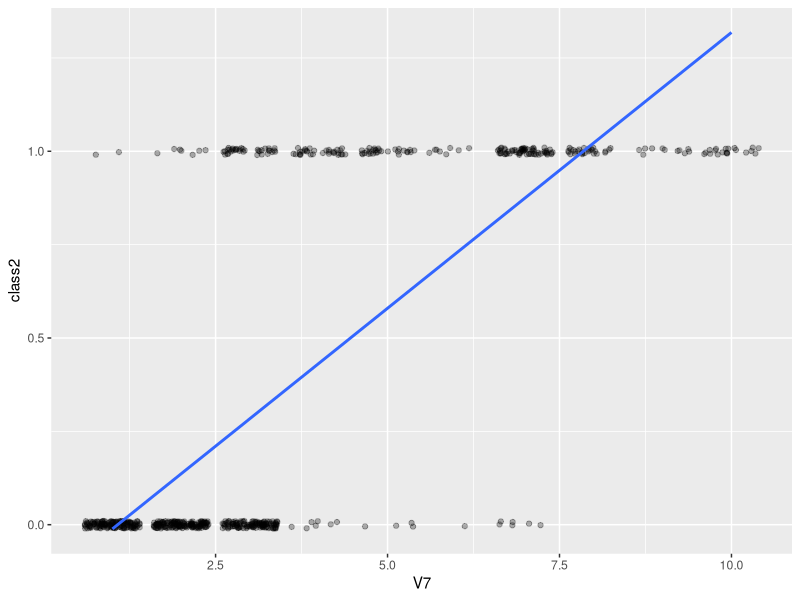
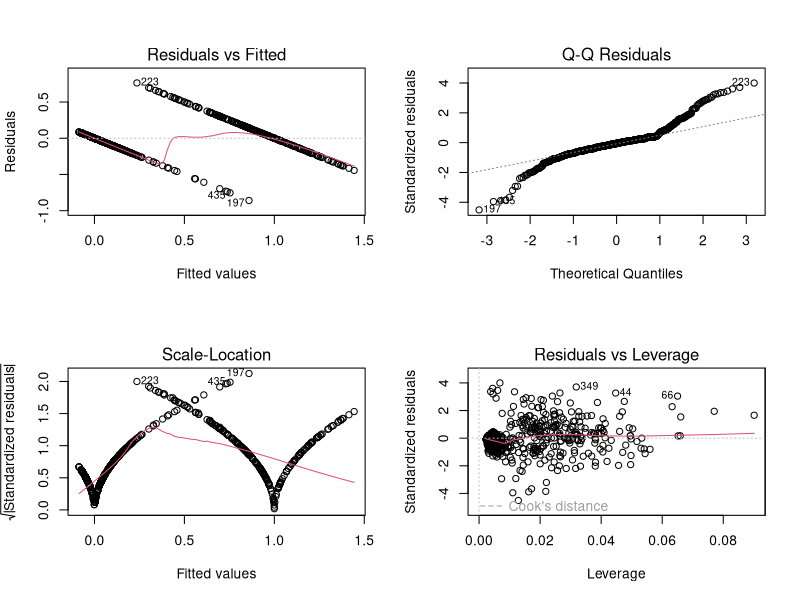
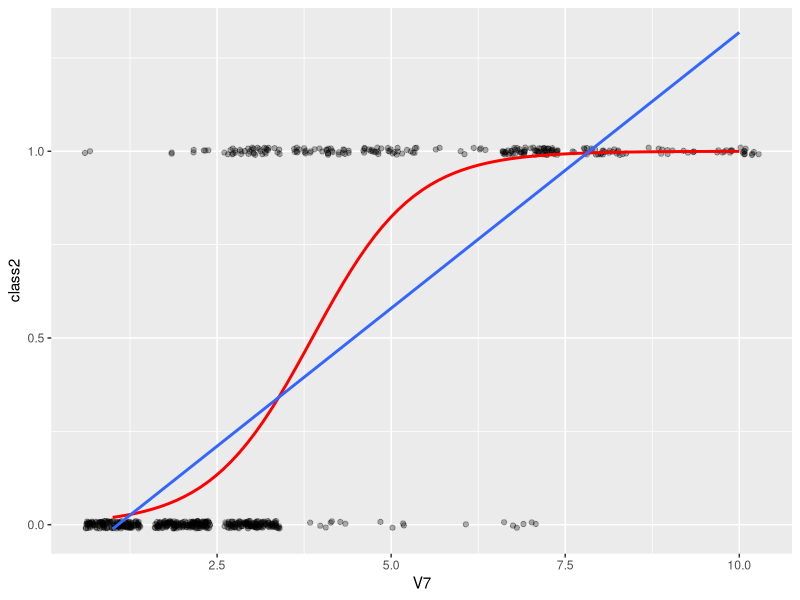
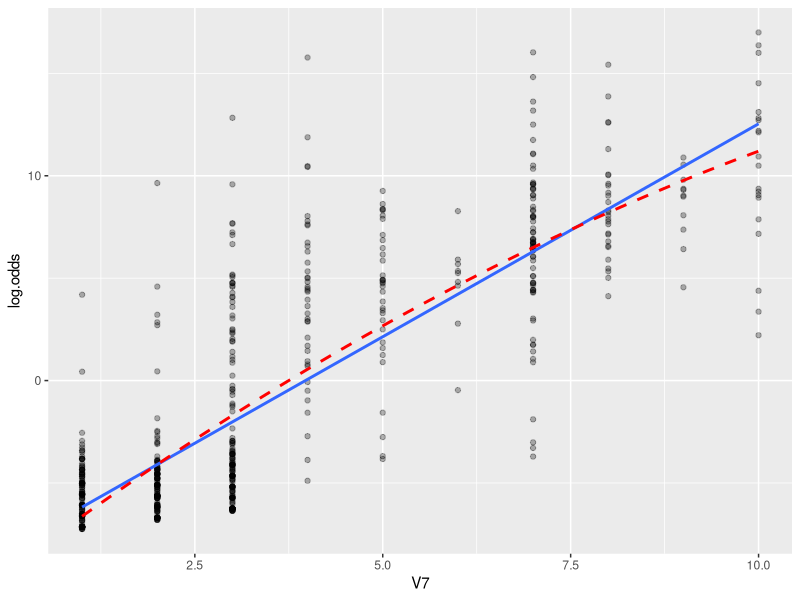

Here is the R script that generated these plots, in order:
###########################################
####### R Statistical Programming #########
####   Lesson 8: Logistic Regression  #####
###########################################

# Load in the biopsy dataset from MASS package
library(MASS)
library(car)
library(tidyverse)
data(biopsy)
?biopsy


#### Pre-analysis ####

# Removing missing values
biopsy <- na.omit(biopsy)
summary(biopsy)

#We'll make a numeric version of class for plotting purposes
biopsy<-
  biopsy %>%
  mutate(class2 = ifelse(class == "benign", 0, 1))

# Visualizing the relationship between class and V7, bland chromatin
ggplot(data = biopsy, aes(x = V7, y = class2)) +
  geom_jitter(height = .01, alpha = .3) +
  geom_smooth(method = "lm", se = F)


#### Modeling ####

# Let's begin by modeling the class by linear regression
tumor.lm <- lm(class2 ~ V1 + V3 + V4 + V5 + V6 + V7 + V8 + V9, data = biopsy)
summary(tumor.lm)
# We can see some clear non-linearity issues in our assumptions
par(mfrow=c(2,2))
plot(tumor.lm)
par(mfrow=c(1,1))
vif(tumor.lm)
# We also have some predictions that don't make sense
round(predict(tumor.lm), 4)

# It would be better to model using logistic regression
# Let's try plotting a logistic relationship between V7 and class
ggplot(data = biopsy, aes(x = V7, y = class2)) +
  geom_jitter(height = .01, alpha = .3) +
  geom_smooth(method = "glm", method.args = list(family = "binomial"),
              formula = y~x, se = F, color = "red") +
  geom_smooth(method = "lm", se=F)
# Developing the model
# We are predicting the probability of the non-reference level
  # We can change the reference level using relevel
biopsy$class <- relevel(biopsy$class, ref = "benign")
tumor.glm <- glm(class ~ V1 + V3 + V4 + V5 + V6 + V7 + V8 + V9, data = biopsy,
                 family = "binomial")
summary(tumor.glm)
# Simply calling predict gives the predicted log odds
predict(tumor.glm)
#We have to specify type = "response" to get predicted probabilities
predict(tumor.glm, type = "response")

# We can identify variables that could use a polynomial by plotting the x value
# against the predicted log odds
  # This relationship should be linear
biopsy2 <- biopsy %>%
  mutate(log.odds = predict(tumor.glm))
ggplot(data = biopsy2, aes(x = V7, y = log.odds)) +
  geom_point(alpha = .3) +
  geom_smooth(method = "lm", se = F) +
  geom_smooth(method = "lm", formula = y ~ poly(x, 2), se = F, lty = 2,
              color = "red")

# We can measure model accuracy by rounding the predicted probabilities
predict.class <- round(predict(tumor.glm, type="response"), digits = 0)
mean(predict.class == biopsy$class2)
# We can also create a confusion matrix to help identify by class accuracy
xtabs(~ biopsy$class + predict.class)
